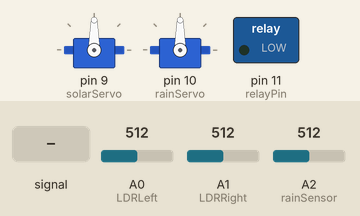
Recording of a sketch running on a simulated Arduino Uno, built with avr-gcc and run on an emulated ATmega328P. On the bench: 2 × servo, switched loads named in the sketch (green lamp = pin HIGH). The test bench sets the inputs (shaded band); at power-on: A0 (LDRLeft) = 512, A2 (rainSensor) = 512, A1 (LDRRight) = 512.

Above: at 1.2 s.
1.3 s: A0 (LDRLeft) fed a 1000 Hz sine of ±255 counts around its level
At 3.59 s:
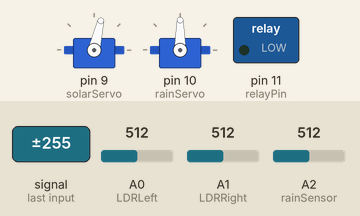
4.3 s: A0 (LDRLeft) set to 490
6.5 s: A2 (rainSensor) set to 486
At 7.3 s:
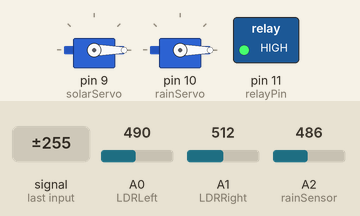
8.0 s: A1 (LDRRight) set to 487
9.5 s: A1 (LDRRight) set to 457
At 10.3 s:
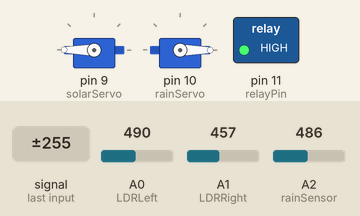
11.0 s: A2 (rainSensor) set to 510
At 11.9 s:
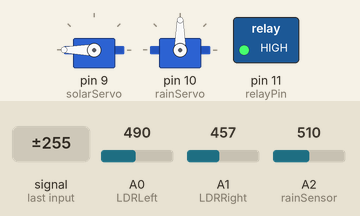
Timing chart, 0 to 36.5 s (numbered marks = the images above; inputs shaded):
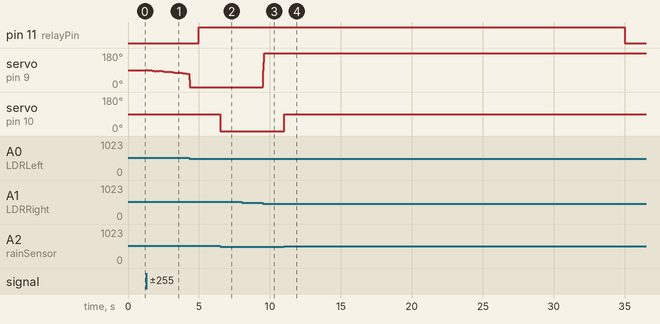

Measured:
- the behaviour switches between 501 and 500 on A2 (rainSensor) (found by bisection; images 1 and 2)
- the behaviour switches between 470 and 469 on A1 (LDRRight) (found by bisection; images 2 and 3)
- after the input at 6.5 s, servo on pin 10 (rainServo): 90° → 0° at once
- after the input at 8.0 s, every drawn part: stays the same
- after the input at 9.5 s, servo on pin 9 (solarServo): 0° → 180° at once
- after the input at 11.0 s, servo on pin 10 (rainServo): 0° → 90° at once

The sketch:

sketch_nov12a.ino
```cpp
#include <Servo.h>

Servo solarServo;
Servo rainServo;

const int LDRLeft = A0;
const int LDRRight = A1;
const int rainSensor = A2;
const int relayPin = 11;

int relayState = LOW;
unsigned long previousMillis = 0;
const long onInterval = 30000;
const long offInterval = 5000;

void setup() {

  solarServo.attach(9);
  rainServo.attach(10);


  pinMode(relayPin, OUTPUT);
  digitalWrite(relayPin, relayState);

  solarServo.write(90);
  rainServo.write(0);

  Serial.begin(9600);
}

void loop() {

  int leftLDRValue = analogRead(LDRLeft);
  int rightLDRValue = analogRead(LDRRight);
  int threshold = 20;  // Adjust sensitivity

  if (abs(leftLDRValue - rightLDRValue) > threshold) {
    if (leftLDRValue > rightLDRValue) {
      solarServo.write(solarServo.read() + 1);
    } else {
      solarServo.write(solarServo.read() - 1);
    }
  }

  // Rain detection
  int rainValue = analogRead(rainSensor);
  if (rainValue > 500) {
    rainServo.write(90);
  } else {
    rainServo.write(0);
  }


  unsigned long currentMillis = millis();
  if (relayState == LOW && currentMillis - previousMillis >= offInterval) {
    relayState = HIGH;
    previousMillis = currentMillis;
    digitalWrite(relayPin, relayState);
  }
  else if (relayState == HIGH && currentMillis - previousMillis >= onInterval) {
    relayState = LOW;
    previousMillis = currentMillis;
    digitalWrite(relayPin, relayState);
  }
}
```
